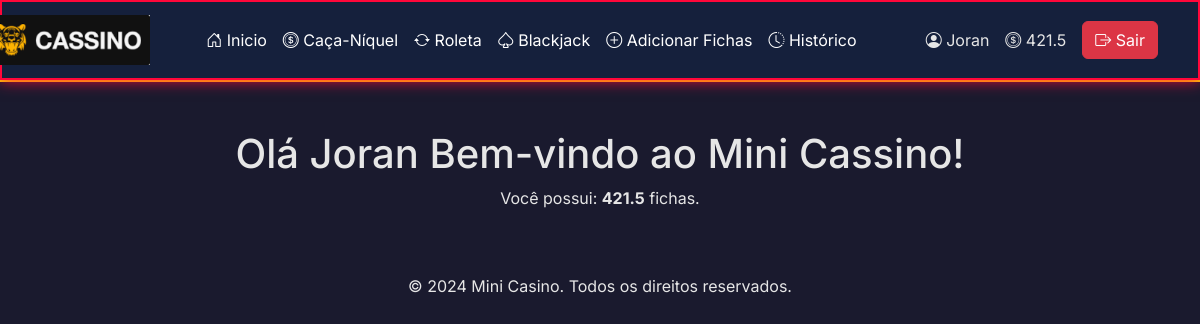
Page /homepage (signed in) on the earlier database version.
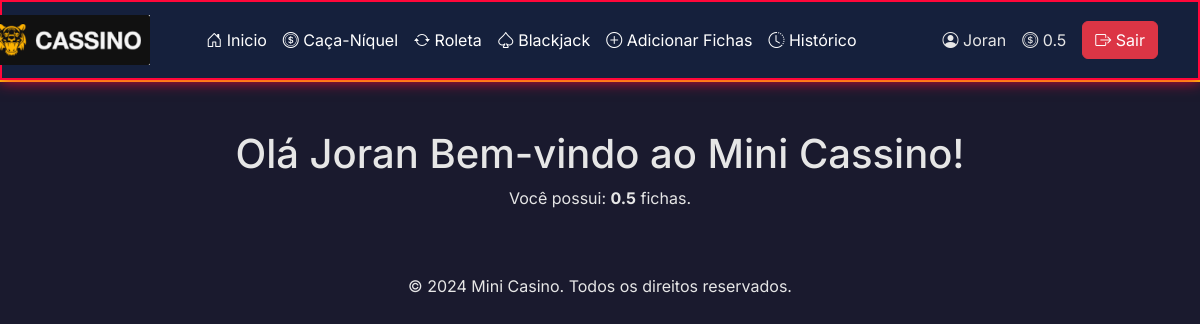
Same page on the later database version.
### tables this page shows
CREATE TABLE users (
    id INTEGER PRIMARY KEY AUTOINCREMENT,
    username TEXT NOT NULL,
    password TEXT NOT NULL
, saldo INTEGER DEFAULT 100, ganhos INTEGER, perdas INTEGER);

### app.py (the view)
@app.route('/homepage')
@login_required
def homepage():
    user_id = session.get('user_id')
    user = db.execute("SELECT username, saldo FROM users WHERE id = ?", user_id)
    if not user:
        flash("Erro ao carregar perfil. Faça login novamente.", "danger")
        return redirect(url_for('logout'))
    return render_template('homepage.html',
                         username=user[0]["username"],
                         saldo=user[0]["saldo"])

### help.py (called while the page is built)
def login_required(f):
    @wraps(f)
    def decorated_function(*args, **kwargs):
        if 'user_id' not in session:
            return redirect(url_for('login'))
        return f(*args, **kwargs)
    return decorated_function

### templates/homepage.html (shortened to what this page needs)
{% extends "layout.html" %}
{% block main %}
<div class="container text-center">
   <h1>Olá {{ username }} Bem-vindo ao Mini Cassino!</h1>
   {% if saldo is not none %}
       <p>Você possui: <strong>{{ saldo }}</strong> fichas.</p>
   {% else %}
       <p>Erro: Não foi possível carregar seu saldo.</p>
   {% endif %}
</div>
{% endblock %}

### templates/layout.html (shortened to what this page needs)
<!DOCTYPE html>
<html lang="pt-br" data-theme="dark">
<head>
    <link href="https://cdn.jsdelivr.net/npm/bootstrap@5.3.3/dist/css/bootstrap.min.css" rel="stylesheet">
    <link href="https://cdn.jsdelivr.net/npm/bootstrap-icons@1.11.3/font/bootstrap-icons.min.css" rel="stylesheet">
    <link rel="stylesheet" href="/static/style.css">
</head>
<body>
    <header class="casino-header">
        <nav class="navbar navbar-expand-lg neon-border">
            <div class="container">
                <a class="navbar-brand me-5" href="{{ url_for('homepage') }}" style="margin-left: -115px;">
                    <img src="/static/logo.png" alt="Logo" class="logo-img" style="height: 50px;">
                </a>
                <div class="collapse navbar-collapse" id="navbarNav">
                    <ul class="navbar-nav me-auto">
                        {% if 'user_id' in session %}
                            <li class="nav-item">
                                <a class="nav-link text-white" href="{{ url_for('homepage') }}">
                                    <i class="bi bi-house-door"></i> Inicio
                                </a>
                            </li>
                            <li class="nav-item">
                                <a class="nav-link text-white" href="{{ url_for('niquel') }}">
                                    <i class="bi bi-coin"></i> Caça-Níquel
                                </a>
                            </li>
                            <li class="nav-item">
                                <a class="nav-link text-white" href="{{ url_for('roleta') }}">
                                    <i class="bi bi-arrow-repeat"></i> Roleta
                                </a>
                            </li>
                            <li class="nav-item">
                                <a class="nav-link text-white" href="{{ url_for('blackjack') }}">
                                    <i class="bi bi-suit-spade"></i> Blackjack
                                </a>
                            </li>
                            <li class="nav-item">
                                <a class="nav-link text-white" href="{{ url_for('add') }}">
                                    <i class="bi bi-plus-circle"></i> Adicionar Fichas
                                </a>
                            </li>
                            <li class="nav-item">
                                <a class="nav-link text-white" href="{{ url_for('historico') }}">
                                    <i class="bi bi-clock-history"></i> Histórico
                                </a>
                            </li>
                        {% endif %}
                    </ul>
                    <div class="d-flex align-items-center gap-3">
                        {% if 'user_id' in session %}
                            <div class="user-info neon-glow">
                                <i class="bi bi-person-circle"></i>
                                <span>{{ username }}</span>
                            </div>
                            <div class="saldo-display neon-glow">
                                <i class="bi bi-coin"></i>
                                <span>{{ saldo | default(0) }}</span>
                            </div>
                            <a class="btn btn-danger" href="{{ url_for('logout') }}">
                                <i class="bi bi-box-arrow-right"></i> Sair
                            </a>
                        {% endif %}
                    </div>
                </div>
            </div>
        </nav>
    </header>
    <main class="container my-5">
        {% block main %}{% endblock %}
    </main>
    <footer class="casino-footer text-center py-3">
        <p class="m-0">&copy; 2024 Mini Casino. Todos os direitos reservados.</p>
    </footer>
</body>
</html>

Differences in the rows shown:
changed users "Joran": saldo "421.5" → "0.5"
